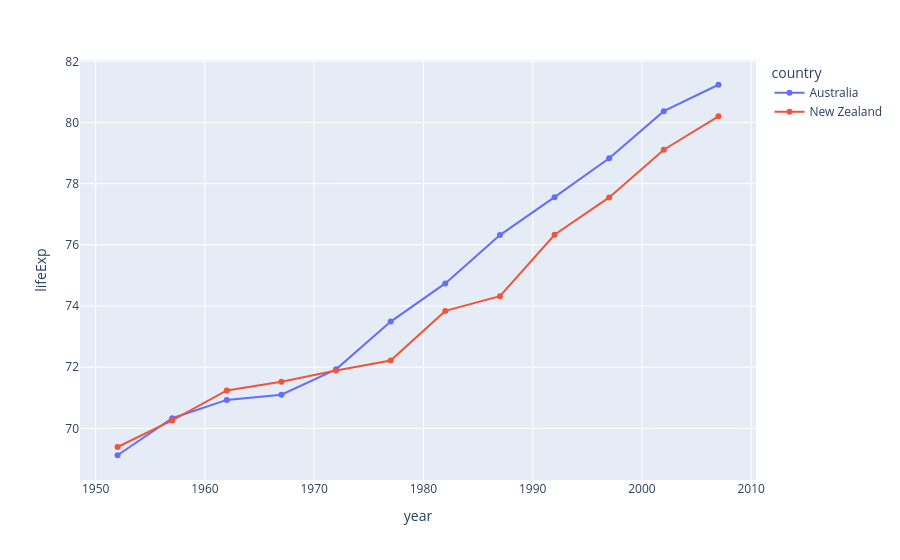

Notebook cell for this chart:
### Markdown cell above
Line charts with markers

### Code cell
df=px.data.gapminder().query("continent == 'Oceania'")
print(df)
var=px.line(df,x="year",y="lifeExp",color="country",markers=True)
var.show()

### Figure 1 — Plotly figure (JSON) as saved in the notebook; plotly's stock layout.template omitted (floating-point values rounded to 4 significant figures)
{"data": [{"hovertemplate": "country=Australia<br>year=%{x}<br>lifeExp=%{y}<extra></extra>", "legendgroup": "Australia", "line": {"color": "#636efa", "dash": "solid"}, "marker": {"symbol": "circle"}, "mode": "lines+markers", "name": "Australia", "orientation": "v", "showlegend": true, "type": "scatter", "x": [1952, 1957, 1962, 1967, 1972, 1977, 1982, 1987, 1992, 1997, 2002, 2007], "xaxis": "x", "y": [69.12, 70.33, 70.93, 71.1, 71.93, 73.49, 74.74, 76.32, 77.56, 78.83, 80.37, 81.23], "yaxis": "y"}, {"hovertemplate": "country=New Zealand<br>year=%{x}<br>lifeExp=%{y}<extra></extra>", "legendgroup": "New Zealand", "line": {"color": "#EF553B", "dash": "solid"}, "marker": {"symbol": "circle"}, "mode": "lines+markers", "name": "New Zealand", "orientation": "v", "showlegend": true, "type": "scatter", "x": [1952, 1957, 1962, 1967, 1972, 1977, 1982, 1987, 1992, 1997, 2002, 2007], "xaxis": "x", "y": [69.39, 70.26, 71.24, 71.52, 71.89, 72.22, 73.84, 74.32, 76.33, 77.55, 79.11, 80.2], "yaxis": "y"}], "layout": {"legend": {"title": {"text": "country"}, "tracegroupgap": 0}, "margin": {"t": 60}, "xaxis": {"anchor": "y", "domain": [0, 1], "title": {"text": "year"}}, "yaxis": {"anchor": "x", "domain": [0, 1], "title": {"text": "lifeExp"}}}}
